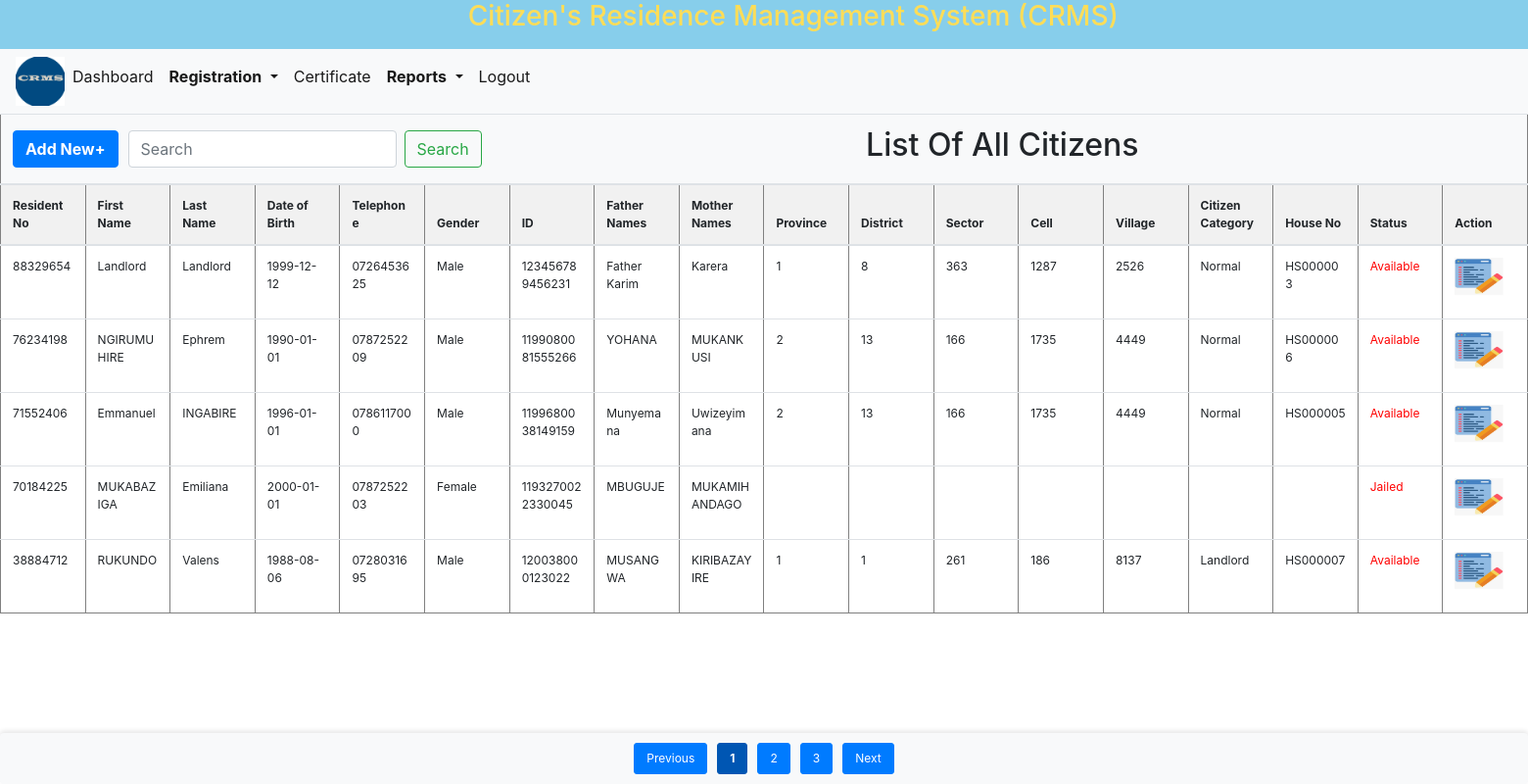
Screenshot of /Report.php (signed in) with the database file from the repository.
### tables this page shows
CREATE TABLE `resident` (
  `Identifier` varchar(8) NOT NULL,
  `Firstname` varchar(20) DEFAULT NULL,
  `Lastname` varchar(20) DEFAULT NULL,
  `DoB` date DEFAULT NULL,
  `Telephone` varchar(15) DEFAULT NULL,
  `Gender` varchar(6) DEFAULT NULL,
  `ID` bigint(20) DEFAULT NULL,
  `FatherNames` varchar(20) DEFAULT NULL,
  `MotherNames` varchar(20) DEFAULT NULL,
  `Province` varchar(20) DEFAULT NULL,
  `District` varchar(20) DEFAULT NULL,
  `Sector` varchar(20) DEFAULT NULL,
  `Cell` varchar(20) DEFAULT NULL,
  `Village` varchar(20) DEFAULT NULL,
  `Citizen_Category` varchar(20) DEFAULT NULL,
  `HouseNo` varchar(30) DEFAULT NULL,
  `Password` varchar(255) DEFAULT '',
  `Status` varchar(9) DEFAULT NULL,
  `RegDate` datetime DEFAULT current_timestamp()
);

### Report.php (the view, shortened to what this page needs)
<!DOCTYPE html>
<html lang="en">
<head>
    <link rel="stylesheet" href="bootstrap/bootstrap.css">
    <link rel="stylesheet" href="css/style.css">
</head>
<body>
<?php include 'header.php'; ?>
<?php
$conn = new mysqli('localhost', 'super', '', 'crms');
$records_per_page = 5;
$page = isset($_GET['page']) ? (int)$_GET['page'] : 1;
$offset = ($page - 1) * $records_per_page;
$search_query = isset($_GET['search']) ? $conn->real_escape_string($_GET['search']) : '';
$sql = "SELECT Identifier, Firstname, Lastname, DoB, Telephone, Gender, ID, FatherNames, MotherNames, Province, District, Sector, Cell, Village, citizen_category, HouseNo, Status
        FROM resident
        WHERE CONCAT_WS(' ', Firstname, Lastname, DoB, Telephone, Gender, ID, FatherNames, MotherNames, Province, District, Sector, Cell, Village, citizen_category, HouseNo, Status) LIKE ?
        ORDER BY Identifier DESC
        LIMIT ? OFFSET ?";
$stmt = $conn->prepare($sql);
$search_param = "%$search_query%";
$stmt->bind_param("sii", $search_param, $records_per_page, $offset);
$stmt->execute();
$result = $stmt->get_result();
$total_sql = "SELECT COUNT(*) as total FROM resident WHERE CONCAT_WS(' ', Firstname, Lastname, ID, FatherNames, MotherNames, Province, District, Sector, Cell, Village, citizen_category, HouseNo, Status) LIKE ?";
$total_stmt = $conn->prepare($total_sql);
$total_stmt->bind_param("s", $search_param);
$total_stmt->execute();
$total_result = $total_stmt->get_result();
$total_row = $total_result->fetch_assoc();
$total_records = $total_row['total'];
$total_pages = ceil($total_records / $records_per_page);
if ($result->num_rows > 0) {
    echo "<div class='table-container'>";
    echo "<table border='1' class='table table-striped'>";
    echo "<thead>";
    echo "<tr>
            <th colspan='18' style='background-color: #f8f9fa; text-align: left;'>
                <div style='display: flex; align-items: center;'>
                    <div style='margin-right: 10px;'>
                        <a class='small' href='addResident.php'>
                            <button class='btn btn-primary'><b>Add New+</b></button>
                        </a>
                    </div>
                    <div style='margin-right: 8px;'>
                        <form class='form-inline my-2 my-lg-0' method='GET' action=''>
                            <input class='form-control mr-sm-2' type='search' name='search' placeholder='Search' value='" . htmlspecialchars($search_query) . "'>
                            <button class='btn btn-outline-success my-2 my-sm-0' type='submit'>Search</button>
                        </form>
                    </div>
                    <div style='flex: 1; text-align: center; font-size: 18px;'>
                        <h2 class='text-center'>List Of All Citizens</h2>
                    </div>
                </div>
            </th>
          </tr>";
    echo "<tr>
            <th>Resident No</th>
            <th>First Name</th>
            <th>Last Name</th>
            <th>Date of Birth</th>
            <th>Telephone</th>
            <th>Gender</th>
            <th>ID</th>
            <th>Father Names</th>
            <th>Mother Names</th>
            <th>Province</th>
            <th>District</th>
            <th>Sector</th>
            <th>Cell</th>
            <th>Village</th>
            <th>Citizen Category</th>
            <th>House No</th>
            <th>Status</th>
            <th>Action</th>
          </tr>";
    echo "</thead>";
    echo "<tbody>";
    while ($row = $result->fetch_assoc()) {
        echo "<tr>
                <td>" . htmlspecialchars($row["Identifier"]) . "</td>
                <td>" . htmlspecialchars($row["Firstname"]) . "</td>
                <td>" . htmlspecialchars($row["Lastname"]) . "</td>
                <td>" . htmlspecialchars($row["DoB"]) . "</td>
                <td>" . htmlspecialchars($row["Telephone"]) . "</td>
                <td>" . htmlspecialchars($row["Gender"]) . "</td>
                <td>" . htmlspecialchars($row["ID"]) . "</td>
                <td>" . htmlspecialchars($row["FatherNames"]) . "</td>
                <td>" . htmlspecialchars($row["MotherNames"]) . "</td>
                <td>" . htmlspecialchars($row["Province"]) . "</td>
                <td>" . htmlspecialchars($row["District"]) . "</td>
                <td>" . htmlspecialchars($row["Sector"]) . "</td>
                <td>" . htmlspecialchars($row["Cell"]) . "</td>
                <td>" . htmlspecialchars($row["Village"]) . "</td>
                <td>" . htmlspecialchars($row["citizen_category"]) . "</td>
                <td>" . htmlspecialchars($row["HouseNo"]) . "</td>
                <td style='color: red;'>" . htmlspecialchars($row["Status"]) . "</td>
                <td><a href='updateResident.php?identifier=" . htmlspecialchars($row["Identifier"]) . "' style='color: red;'>
                    <img src='images/edit.jpg' width='50px' height='50px'></a>
                </td>
              </tr>";
    }
    echo "</tbody>";
    echo "</table>";
    echo "<div class='pagination'>";
    if ($page > 1) {
        echo "<a href='?page=" . ($page - 1) . "&search=" . urlencode($search_query) . "'>Previous</a>";
    } else {
        echo "<span class='disabled'>Previous</span>";
    }
    for ($i = 1; $i <= $total_pages; $i++) {
        if ($i == $page) {
            echo "<span class='current'>$i</span>";
        } else {
            echo "<a href='?page=$i&search=" . urlencode($search_query) . "'>$i</a>";
        }
    }
    if ($page < $total_pages) {
        echo "<a href='?page=" . ($page + 1) . "&search=" . urlencode($search_query) . "'>Next</a>";
    } else {
        echo "<span class='disabled'>Next</span>";
    }
    echo "</div>";
} else {
    echo "<div>No results found for the search query.</div>";
}
?>
</body>
</html>

### css/style.css (style rules this page uses)
html, body { height: 100%; margin: 0; padding: 0; }
.pagination { display: flex; justify-content: center; align-items: center; position: fixed; bottom: 0; width: 100%; background-color: #f8f9fa; padding: 10px 0; box-shadow: 0 -2px 5px rgba(0, 0, 0, 0.1); z-index: 1000; }
.pagination a, .pagination span { margin: 0 5px; text-decoration: none; padding: 5px 10px; color: #fff; background-color: #007bff; border: 1px solid #007bff; border-radius: 3px; }
.pagination span.current { background-color: #0056b3; border-color: #0056b3; }

### Report.php (style rules this page uses)
table { table-layout: fixed; width: 100%; font-size: 12px; }
th, td { padding: 5px 8px; word-wrap: break-word; text-align: left; }
th { background-color: #f1f1f1; font-weight: bold; }
td { background-color: #ffffff; }
.pagination a, .pagination span { font-size: 12px; padding: 6px 12px; }
.pagination { margin-top: 15px; }
.table-container { overflow-x: auto; }
.pagination a { text-decoration: none; }
.pagination .current { font-weight: bold; }

### rows the page displays
resident: Identifier "88329654", Firstname "Landlord", Lastname "Landlord", DoB "1999-12-12", Telephone "0726453625", Gender "Male", ID "123456789456231", FatherNames "Father Karim", MotherNames "Karera", Province "1", District "8", Sector "363", Cell "1287", Village "2526", Citizen_Category "Normal", HouseNo "HS000003", Status "Available"
resident: Identifier "76234198", Firstname "NGIRUMUHIRE", Lastname "Ephrem", DoB "1990-01-01", Telephone "0787252209", Gender "Male", ID "1199080081555266", FatherNames "YOHANA", MotherNames "MUKANKUSI", Province "2", District "13", Sector "166", Cell "1735", Village "4449", Citizen_Category "Normal", HouseNo "HS000006", Status "Available"
resident: Identifier "71552406", Firstname "Emmanuel", Lastname "INGABIRE", DoB "1996-01-01", Telephone "0786117000", Gender "Male", ID "1199680038149159", FatherNames "Munyemana", MotherNames "Uwizeyimana", Province "2", District "13", Sector "166", Cell "1735", Village "4449", Citizen_Category "Normal", HouseNo "HS000005", Status "Available"
resident: Identifier "70184225", Firstname "MUKABAZIGA", Lastname "Emiliana", DoB "2000-01-01", Telephone "0787252203", Gender "Female", ID "1193270022330045", FatherNames "MBUGUJE", MotherNames "MUKAMIHANDAGO", Status "Jailed"
resident: Identifier "38884712", Firstname "RUKUNDO", Lastname "Valens", DoB "1988-08-06", Telephone "0728031695", Gender "Male", ID "120038000123022", FatherNames "MUSANGWA", MotherNames "KIRIBAZAYIRE", Province "1", District "1", Sector "261", Cell "186", Village "8137", Citizen_Category "Landlord", HouseNo "HS000007", Status "Available"
